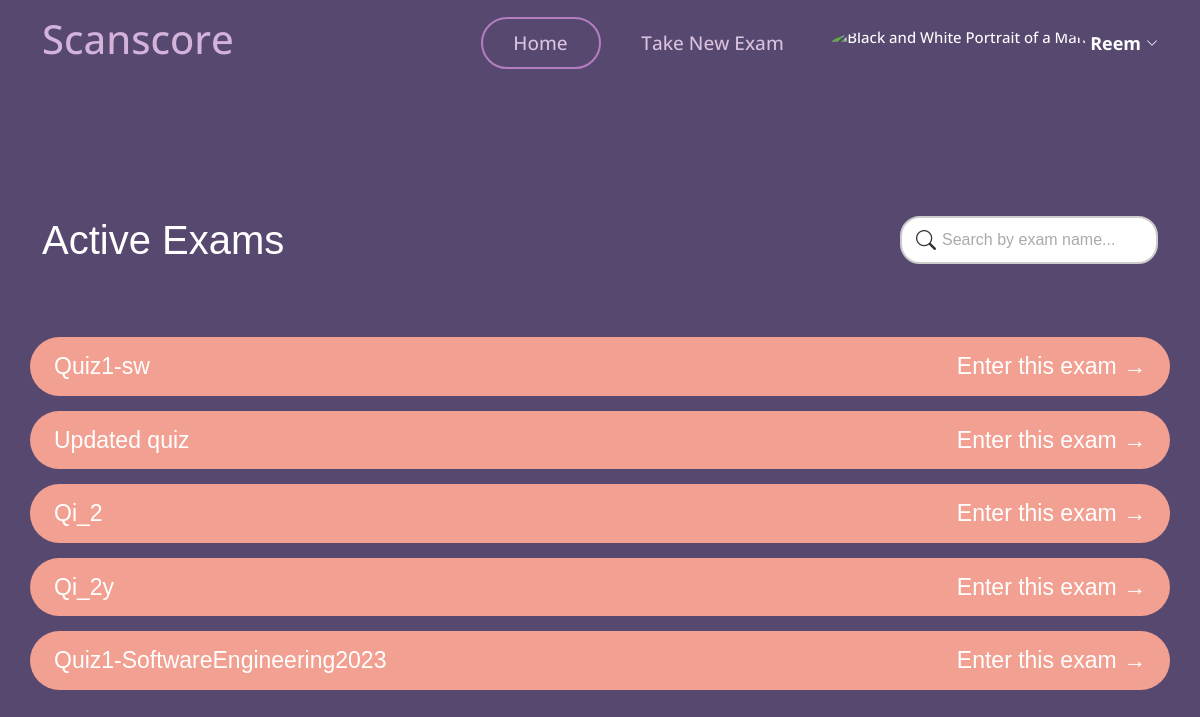
/student/take_exam/ (signed in), run on an earlier commit of the app's database.
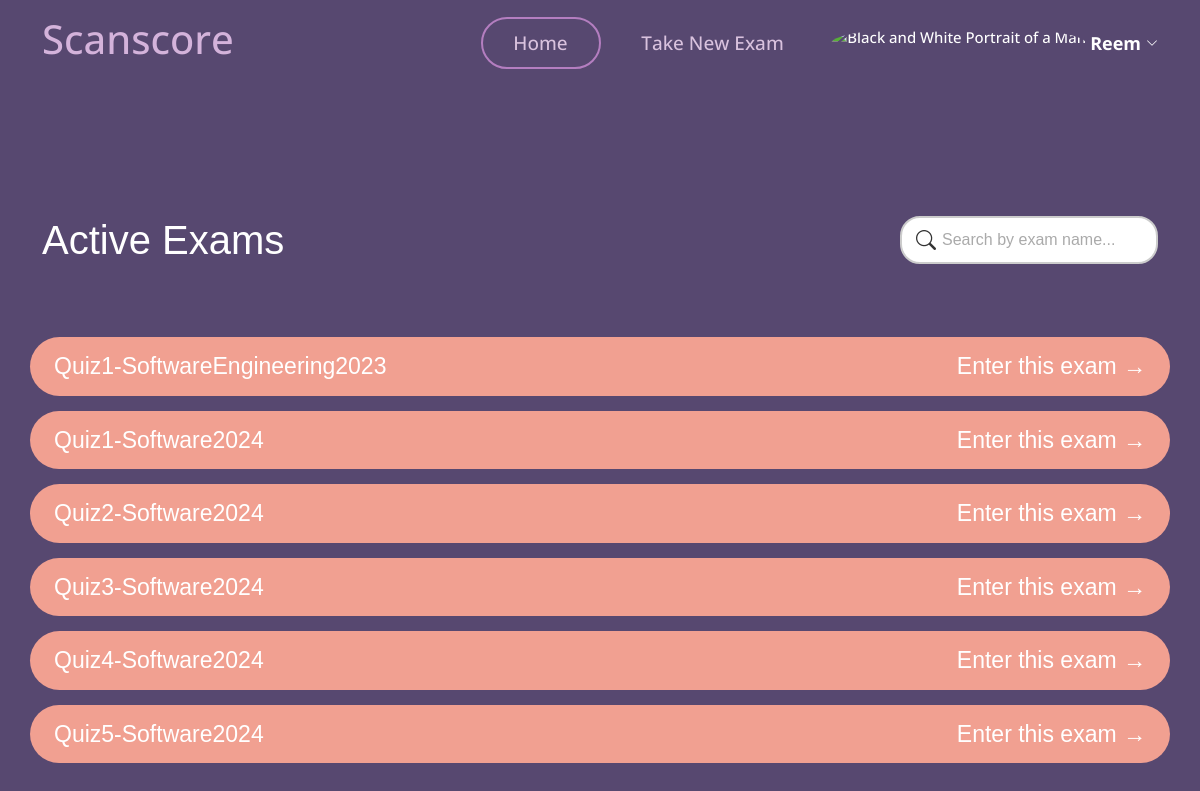
And on a later commit of the database.
### myapp/models.py (models this page shows)
class Exam(models.Model):
    name = models.CharField(max_length=100)
    teacher = models.ForeignKey(User, on_delete=models.CASCADE)
    question= models.TextField(max_length=10000)
    model_answer = models.TextField(max_length=10000)
    keywordsList = models.TextField(max_length=10000,null=True,blank=True)
    is_active = models.BooleanField(default=False)
    time_created = models.DateTimeField(auto_now_add=True)
    time_updated = models.DateTimeField(auto_now=True)
    ocr_graded = models.BooleanField(default=False)

### myapp/views.py (the view)
# urls.py: path('student/take_exam/', views.take_exam, name='take_exam'),
@login_required
def take_exam(request):
    search_query = request.GET.get('search', '')  # Get the search term from the URL
    submitted_exams = ExamSubmission.objects.filter(student=request.user).values_list('exam', flat=True) #Exams that the student has submitted
    if search_query:
        exams = Exam.objects.filter(is_active=True, name__icontains=search_query).exclude(pk__in=submitted_exams)
    else:
        exams = Exam.objects.filter(is_active=True).exclude(pk__in=submitted_exams)
    return render(request, 'myapp/student/take_exam.html', {'exams': exams})

### templates/myapp/student/take_exam.html (shortened to what this page needs)
{% load static %}
<!DOCTYPE html>
<html lang="en">
<head>
    <link href="https://cdn.jsdelivr.net/npm/bootstrap-icons/font/bootstrap-icons.css" rel="stylesheet">
    <link href="{% static 'vendor/aos/aos.css' %}" rel="stylesheet">
    <link href="{% static 'vendor/bootstrap/css/bootstrap.min.css' %}" rel="stylesheet">
    <link href="{% static 'vendor/bootstrap-icons/bootstrap-icons.css' %}" rel="stylesheet">
    <link href="{% static 'vendor/boxicons/css/boxicons.min.css' %}" rel="stylesheet">
    <link href="{% static 'vendor/glightbox/css/glightbox.min.css' %}" rel="stylesheet">
    <link href="{% static 'vendor/remixicon/remixicon.css' %}" rel="stylesheet">
    <link href="{% static 'vendor/swiper/swiper-bundle.min.css' %}" rel="stylesheet">
    <link href="{% static 'css/style.css' %}" rel="stylesheet">
</head>
<body>
    <header id="header">
        <div class="container align-items-center justify-content-between">
            <h1 class="me-auto"><a href="{% url 'student_dashboard' %}" style="color: #d4b3db;" id="scan">Scanscore</a>
            </h1>
            <nav id="navbar" class="navbar order-last order-lg-0">
                <ul>
                    <li><a class="nav-link scrollto Active" href="{% url 'student_dashboard' %}" id="home">Home</a>
                    </li>
                    <li><a class="nav-link scrollto" href="{% url 'take_exam' %}" id="makenew">Take New Exam</a></li>
                    <li class="dropdown">
                        <a href="#">
                            <img src="{% static 'img/unknown_user.jpg' %}" class="rounded-circle" height="35"
                                alt="Black and White Portrait of a Man" loading="lazy" id="img_pro" />
                            <strong class="d-none d-sm-block ms-1" id="username">{{ user.first_name }}</strong><i
                                class="bi bi-chevron-down" id="arrow_pro"></i>
                        </a>
                    </li>
                </ul>
            </nav>
        </div>
    </header>
    <section style="text-align: left;font-family: Arial, Helvetica, sans-serif; background: transparent;">
        {% block content %}
        <div class="container" data-aos="fade-up">
            <div class="row" style=" border-radius: 20px; margin-bottom: 15px;">
                <div class=" col-md-6" style="text-align: left;">
                    <h1
                        style="font-family: 'Trebuchet MS', 'Lucida Sans Unicode', 'Lucida Grande', 'Lucida Sans', Arial, sans-serif;color: white;">
                        Active Exams</h1>
                </div>
                <div class=" col-md-6" style="padding-left: 300px;">
                    <form class="search-form" method="get" action="{% url 'take_exam' %}">
                        <input type="text" name="search" class="search-input" placeholder="Search by exam name...">
                        <button type="submit" class="search-button" title="Search">
                            <i class="bi bi-search"></i>
                        </button>
                    </form>
                </div>
            </div>
            <div class="exam-list">
                {% for exam in exams %}
                <div class="exam-item row" id="exam-list">
                    <div class="exam-title col-md-6" style="text-align: left;color: white;">{{exam.name }}</div>
                    <div class="arrow col-md-6" style="cursor: pointer; text-align: right;">
                        <a href="{% url 'enter_exam' exam.id %}" id="ntr" style="">Enter this exam →</a>
                    </div>
                </div>
                {% empty %}
                <h2 style="padding-left: 15px; text-align: center; color: white;">No active exams available.</h2>
                {% endfor %}
            </div>
        </div>
        {% endblock %}
    </section>
</body>
</html>

What changed in the data, as far as the page shows it:
no longer on this page (row edited): Exam: name "Quiz1-sw"
removed Exam: name "Updated quiz"
removed Exam: name "Qi_2"
removed Exam: name "Qi_2y"
added Exam: name "Quiz1-Software2024"
added Exam: name "Quiz2-Software2024"
added Exam: name "Quiz3-Software2024"
added Exam: name "Quiz4-Software2024"
added Exam: name "Quiz5-Software2024"
